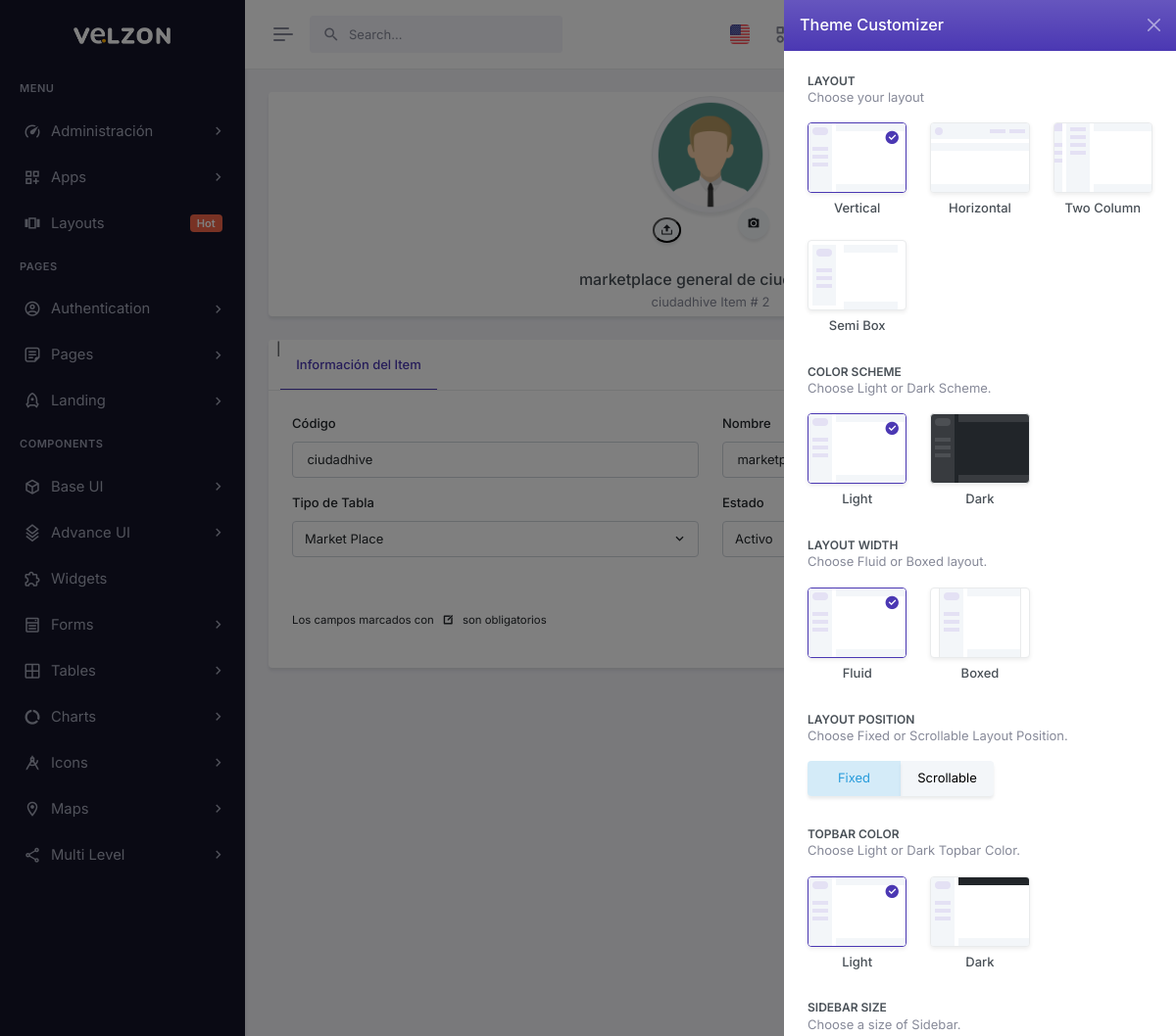
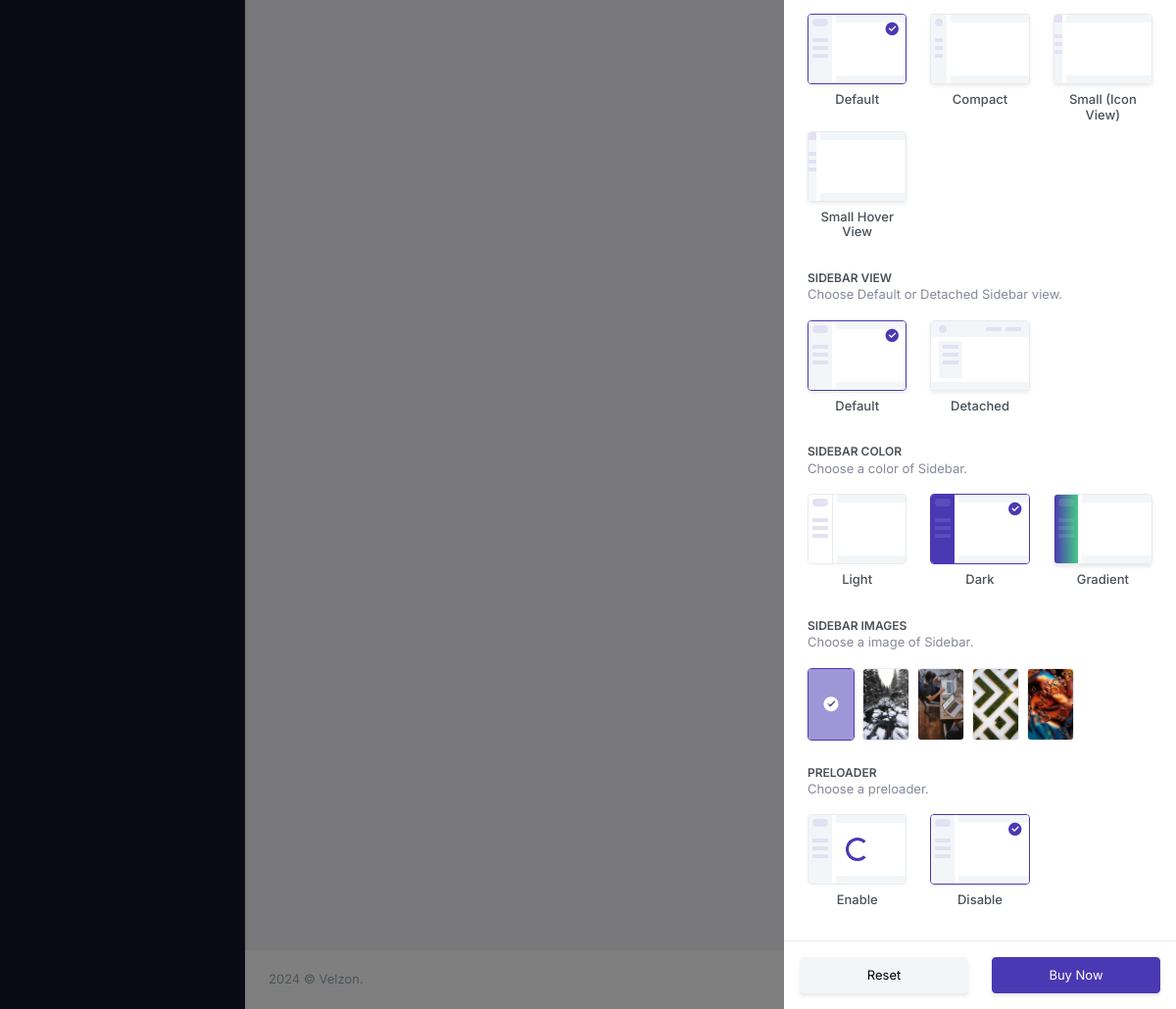
The page /controlUpdate/2/ (signed in) on the database its author committed (2 pictures, top to bottom).
### tables this page shows
CREATE TABLE `control` (
  `control_id` int(10) unsigned NOT NULL AUTO_INCREMENT,
  `tipo` varchar(20) NOT NULL DEFAULT '0',
  `codigo` varchar(45) NOT NULL DEFAULT '',
  `nombre` varchar(80) NOT NULL DEFAULT '',
  `control_foto` varchar(80) NOT NULL DEFAULT '',
  `valor` varchar(45) NOT NULL DEFAULT '',
  `estatus` int(10) unsigned NOT NULL DEFAULT 1,
  `company_id` int(10) unsigned NOT NULL DEFAULT 0,
  PRIMARY KEY (`control_id`)
);

### autoload.php (called while the page is built, shortened)
<?php
    spl_autoload_register(function($clase){
        $archivo= __DIR__."/".$clase.".php";
        $archivo=str_replace("\\","/",$archivo);
    });

### app/models/mainModel.php (called while the page is built, shortened)
<?php
	class mainModel{
		private $server=DB_SERVER;
		private $db=DB_NAME;
		private $user=DB_USER;
		private $pass=DB_PASS;
		protected function conectar(){
			$conexion = new PDO("mysql:host=".$this->server.";dbname=".$this->db,$this->user,$this->pass);
			$conexion->exec("SET CHARACTER SET utf8");
			return $conexion;
		}
		public function limpiarCadena($cadena){
			$palabras=["<script>","</script>","<script src","<script type=","SELECT * FROM","SELECT "," SELECT ","DELETE FROM","INSERT INTO","DROP TABLE","DROP DATABASE","TRUNCATE TABLE","SHOW TABLES","SHOW DATABASES","<?php","?>","--","^","<",">","==",";","::"];
			$cadena=trim($cadena);
			$cadena=stripslashes($cadena);
			$cadena=trim($cadena);
			$cadena=stripslashes($cadena);
			return $cadena;
		}
        public function seleccionarDatos($tipo,$tabla,$campo,$id){
			$tipo=$this->limpiarCadena($tipo);
			$tabla=$this->limpiarCadena($tabla);
			$campo=$this->limpiarCadena($campo);
			$id=$this->limpiarCadena($id);
            if($tipo=="Unico"){
                $sql=$this->conectar()->prepare("SELECT * FROM $tabla WHERE $campo=:ID");
                $sql->bindParam(":ID",$id);
            }elseif($tipo=="Normal"){
                $sql=$this->conectar()->prepare("SELECT $campo FROM $tabla");
            }
            $sql->execute();
            return $sql;
		}
	}

### app/views/content/controlUpdate-view.php (the view, shortened to what this page needs)
<div class="main-content">
    <div class="page-content">
        <div class="container-fluid">
        <?php
            $control_id = $insLogin->limpiarCadena($url[1]);
            $datos = $insLogin->seleccionarDatos( "Unico", "control", "control_id", $control_id );
            if($datos->rowCount()==1){
                $datos = $datos->fetch();
                $control_foto = $datos['control_foto'];
                if( $datos['control_foto'] ==""){
                    $control_foto = "http://localhost/multimarket/app/views/fotos/default.png";
                }
                $pasa = 1;
            }else{
                $pasa = 0;
                $accion = "registrar";
                $boton_accion = "Agregar";
            }
            if($pasa == 1){
            ?>
                <div class="row">
                    <div class="col-xxl-3">
                        <div class="card mt-n6">
                            <div class="card-body p-1">
                                <div class="text-center">
                                    <form class="FormularioAjax" action="<?php echo APP_URL; ?>app/ajax/controlAjax.php"
                                        method="POST" autocomplete="off" enctype="multipart/form-data" >
                                        <div class="profile-user position-relative d-inline-block mx-auto  mb-4">
                                            <img src="http://localhost/multimarket/app/views/fotos/control/<?php echo $control_foto; ?>"
                                            class="rounded-circle avatar-xl img-thumbnail user-profile-image  shadow"
                                            alt="user-profile-image">
                                            <table>
                                                <tr>
                                                    <td>
                                                        <button type="submit" class="avatar-title rounded-circle bg-light text-body shadow">
                                                                <i class="ri-upload-2-fill"></i>
                                                        </button>
                                                    </td>
                                                    <td>
                                                        <div class="avatar-xs p-0 rounded-circle ">
                                                            <label for="profile-img-file-input" class="profile-photo-edit avatar-xs">
                                                                <span class="avatar-title rounded-circle bg-light text-body shadow">
                                                                    <i class="ri-camera-fill"></i>
                                                                </span>
                                                            </label>
                                                        </div>
                                                    </td>
                                                </tr>
                                            </table>
                                        </div>
                                    </form>
                                    <h5 class="fs-16 mb-1"><?php echo $datos['nombre']; ?></h5>
                                    <p class="text-muted mb-0"><?php echo $datos['codigo'] . " Item # " . $datos['control_id']; ?></p>
                                </div>
                            </div>
                        </div>
                    </div>
                    <form class="FormularioAjax"
                        action="<?php echo APP_URL; ?>app/ajax/controlAjax.php"
                        method="POST" autocomplete="off"
                        enctype="multipart/form-data" >
                        <div class="col-xxl-9">
                            <div class="card mt-xxl-n5">
                                <div class="card-header">
                                    <ul class="nav nav-tabs-custom rounded card-header-tabs border-bottom-0" role="tablist">
                                    |<li class="nav-item">
                                            <a class="nav-link active" data-bs-toggle="tab" href="#personalDetails" role="tab">
                                                <i class="fas fa-home"></i> Información del Item
                                            </a>
                                        </li>
                                    </ul>
                                </div>
                                <div class="card-body p-4">
                                    <div class="tab-content">
                                        <div class="tab-pane active" id="personalDetails" role="tabpanel">
                                            <form action="javascript:void(0);">
                                                <div class="row">
                                                    <div class="col-lg-6">
                                                        <div class="mb-3">
                                                            <label for="codigo" class="form-label">Código</label>
                                                            <input name="codigo" type="text" class="form-control" name="codigo"
                                                            id="firstnameInput" placeholder="Entre el codigo"
                                                            value="<?php echo $datos['codigo']; ?>"
                                                            pattern="[a-zA-ZáéíóúÁÉÍÓÚñÑ ]{3,40}"
                                                            maxlength="40" required>
                                                        </div>
                                                    </div>
                                                    <div class="col-lg-6">
                                                        <div class="mb-3">
                                                            <label for="lastnameInput" class="form-label">Nombre</label>
                                                        </div>
                                                    </div>
                                                    <div class="col-lg-6">
                                                        <div class="mb-3">
                                                            <label for="tipo" class="form-label">Tipo de Tabla</label>
                                                            <select name="tipo" class="form-control" data-choices data-choices-text-unique-true id="tipo">
                                                                <option value="market"
                                                                <?php if( $datos['tipo'] == 'market'  ) echo"selected" ?>
                                                                >Market Place</option>
                                                            </select>
                                                        </div>
                                                    </div>
                                                    <div class="col-lg-6">
                                                        <div class="mb-3">
                                                            <label for="estatus" class="form-label">Estado</label>
                                                            <select name="estatus" class="form-control" data-choices data-choices-text-unique-true id="estatus">
                                                                <option value="1"
                                                                <?php if( $datos['estatus'] == '1'  ) echo"selected" ?>
                                                                >Activo</option>
                                                            </select>
                                                        </div>
                                                    </div>
                                                    <div class="col-lg-12">
                                                        <div class="hstack gap-2 justify-content-end">
                                                            <button type="submit" class="btn btn-primary">Actualizar</button>
                                                            <a href="<?php echo APP_URL; ?>controlList/" class="btn btn-soft-success">Cancelar</a>
                                                        </div>
                                                        <p class="has-text-centered pt-6">
                                                            <small>Los campos marcados con <strong><?php echo CAMPO_OBLIGATORIO; ?></strong> son obligatorios</small>
                                                        </p>
                                                    </div>
                                                </div>
                                            </form>
                                        </div>
                                    </div>
                                </div>
                            </div>
                        </div>
                    </form>
                </div>
            <?php
            }
            ?>
        </div>
    </div>
</div>

### rows shown on the page
control: nombre "marketplace general de ciudadhive", codigo "ciudadhive", control_id "2"
